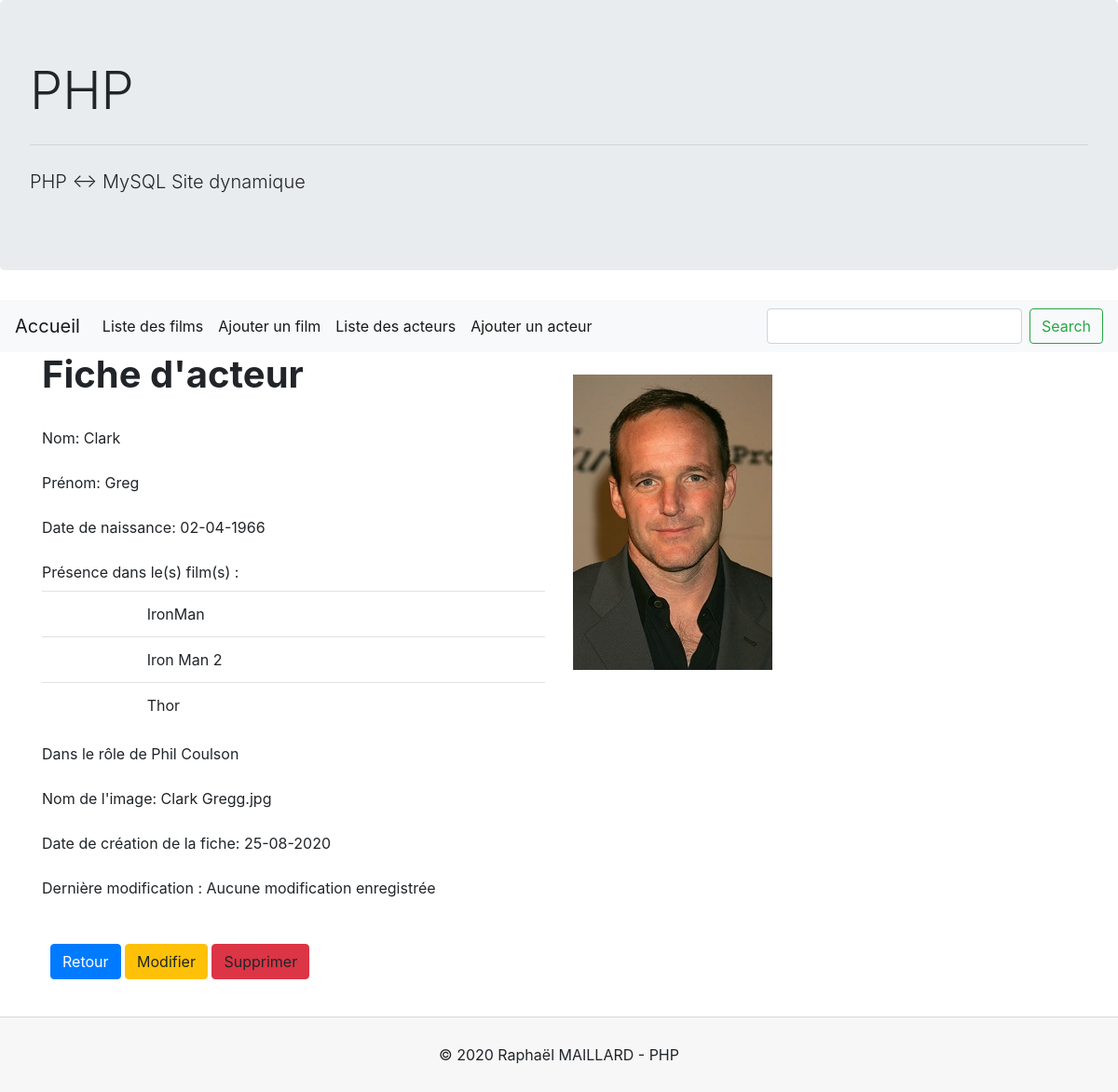
/index.php?show-actor&id=44, run on the app's committed database.
### tables this page shows
CREATE TABLE IF NOT EXISTS `movies` (
  `id` int(11) NOT NULL AUTO_INCREMENT,
  `name` varchar(80) NOT NULL,
  `release_date` date NOT NULL,
  `duration` time DEFAULT NULL,
  `director` varchar(80) DEFAULT NULL,
  `image` varchar(255) DEFAULT NULL,
  `id_phase` tinyint(3) DEFAULT NULL,
  `created_at` datetime NOT NULL DEFAULT CURRENT_TIMESTAMP,
  `modified_at` datetime DEFAULT NULL,
  PRIMARY KEY (`id`),
  UNIQUE KEY `name` (`name`,`release_date`),
  KEY `movies_id_phases` (`id_phase`)
);

### templates/actors/show_actor.php (the view, shortened to what this page needs)
<?php
if (!empty($_GET['id'])) {
    $id = checkInput($_GET['id']);
}
$statement = $connect->prepare('SELECT actors.id, actors.last_name, actors.first_name, actors.image, actors.dob, actors.image, actors.created_at, actors_movies.role
                                FROM actors
                                JOIN actors_movies ON actors.id = actors_movies.id_actors
                                WHERE actors.id= ?');
$statement->execute(array($id));
$item = $statement->fetch(PDO::FETCH_ASSOC);
$item['dob'] = date("d-m-Y", strtotime($item['dob']));
$item['created_at'] = date("d-m-Y", strtotime($item['created_at']));
$movie_name = $connect->prepare('SELECT movies.name
                                FROM actors
                                JOIN actors_movies ON actors.id = actors_movies.id_actors
                                JOIN movies ON actors_movies.id_movies = movies.id
                                WHERE actors.id= ?');
$movie_name->execute(array($id));
$movie_name = $movie_name->fetchAll();
function checkInput($data)
{
    $data = trim($data);
    $data = stripslashes($data);
    $data = htmlspecialchars($data);
    return $data;
}
?>
<div class="container">
    <div class="row">
        <div class="col-sm-6">
            <h1><strong>Fiche d'acteur</strong></h1>
            <br>
            <form>
                <div class="form-group">
                    <label>Nom:</label><?php echo ' ' . $item['last_name'] ?>
                </div>
                <div class="form-group">
                    <label>Prénom:</label><?php echo ' ' . $item['first_name'] ?>
                </div>
                <div class="form-group">
                    <label>Date de naissance:</label><?php echo ' ' . $item['dob'] ?>
                </div>
                <div class="form-group">
                    <label>Présence dans le(s) film(s) : </label>
                    <?php
                    if(!empty($movie_name)){
                        echo '<table class="table">';
                         foreach ($movie_name as $row)
                        {
                            echo '<tr><th scope="row"></th><td> ' . $row['name'] . ' </tr></td> ';
                        }
                        echo '</table>';}
                        else
                        {
                            echo 'Aucun film enregistré pour cette personne';
                        }
                    ?>
                </div>
                <div class="form-group">
                    <label>Dans le rôle de </label>
                    <?php
                    if(isset($item['role'])) echo ' ' . $item['role'];
                    else echo 'Aucun rôle renseigné.';
                    ?>
                </div>
                <div class="form-group">
                    <label>Nom de l'image:</label><?php echo ' ' . $item['image'] ?>
                </div>
                <div class="form-group">
                    <label>Date de création de la fiche:</label><?php echo ' ' . $item['created_at'] ?>
                </div>
                <div class="form-group">
                    <label>Dernière modification : </label><?php if (!empty($item['modify_at'])) echo $item['modify_at'];
                                                            else echo ' Aucune modification enregistrée' ?>
                </div>
            </form>
        </div>
        <div class="col-sm-6">
            <div class="thumbnail">
                <div class="d-flex flex-column pt-4">
                    <div><img class="img-fluid img-responsive" src="<?php echo ' uploads/actors/' . $item['image'] . '" alt="Photo de ' . $item['last_name'] ?>"></div>
                </div>
            </div>
        </div>
        <div class="form-group p-4">
            <a class="btn btn-primary" href="index.php?list-actors">Retour</a>
            <?php
            $id = $_GET['id'];
            echo '<a class="btn btn-warning" href="index.php?edit-actors&id=' . $id . '"> Modifier</a>';
            ?>
            <a class="btn btn-danger" data-toggle="modal" data-target="#del-actor">Supprimer</a>
        </div>
    </div>

### data on the page
movies: name "IronMan"
movies: name "Iron Man 2"
movies: name "Thor"

### other printed values
$item['last_name'] "Clark"
$item['first_name'] "Greg"
$item['dob'] "02-04-1966"
$item['role'] "Phil Coulson"
$item['image'] "Clark Gregg.jpg"
$item['created_at'] "25-08-2020"
